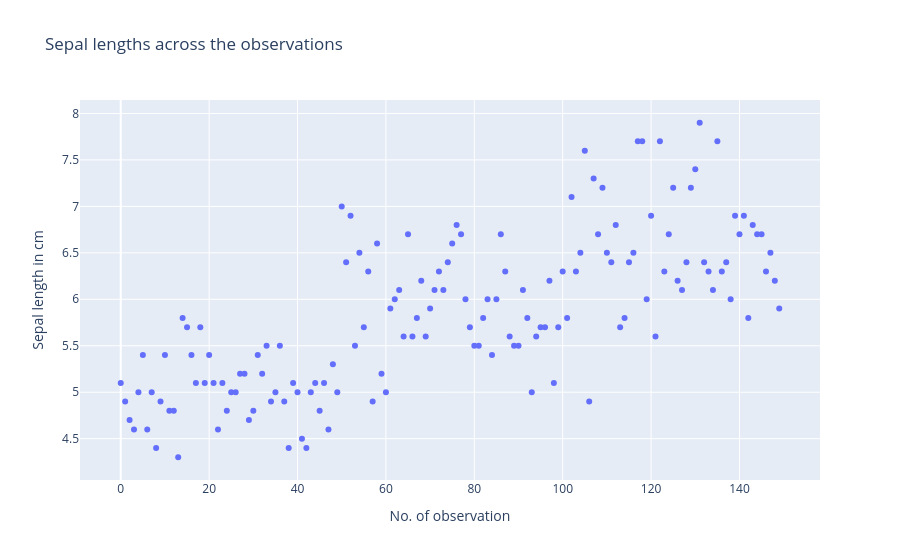

This figure's notebook cell:
### Markdown cell above
## 1. Scatter plot

### Code cell
import plotly.express as px




px.scatter(irysy,x=irysy.index,y="sepal length",labels = {"index": "No. of observation", "sepal length" : "Sepal length in cm"}, title = "Sepal lengths across the observations")

### Figure 1 — Plotly figure (JSON) as saved in the notebook; plotly's stock layout.template omitted (floating-point values rounded to 4 significant figures; data arrays with more than 128 entries replaced by an {"elided": "..."} marker saying what was removed)
{"data": [{"hovertemplate": "No. of observation=%{x}<br>Sepal length in cm=%{y}<extra></extra>", "legendgroup": "", "marker": {"color": "#636efa", "symbol": "circle"}, "mode": "markers", "name": "", "orientation": "v", "showlegend": false, "type": "scatter", "x": {"elided": "150 int values"}, "xaxis": "x", "y": {"elided": "150 float values"}, "yaxis": "y"}], "layout": {"legend": {"tracegroupgap": 0}, "title": {"text": "Sepal lengths across the observations"}, "xaxis": {"anchor": "y", "domain": [0, 1], "title": {"text": "No. of observation"}}, "yaxis": {"anchor": "x", "domain": [0, 1], "title": {"text": "Sepal length in cm"}}}}
